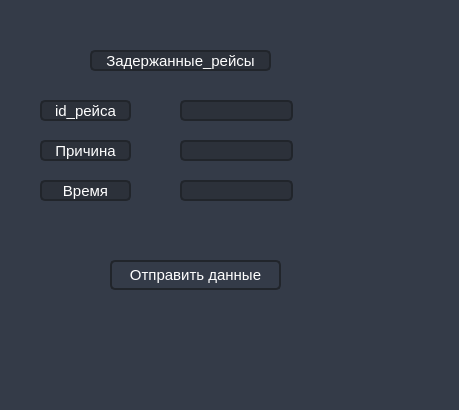
<?xml version="1.0" encoding="UTF-8"?>
<ui version="4.0">
 <class>Edit_reis_stop</class>
 <widget class="QDialog" name="Edit_reis_stop">
  <property name="geometry">
   <rect>
    <x>0</x>
    <y>0</y>
    <width>459</width>
    <height>410</height>
   </rect>
  </property>
  <property name="minimumSize">
   <size>
    <width>459</width>
    <height>400</height>
   </size>
  </property>
  <property name="maximumSize">
   <size>
    <width>459</width>
    <height>436</height>
   </size>
  </property>
  <property name="windowTitle">
   <string>Edit Info</string>
  </property>
  <property name="styleSheet">
   <string notr="true">background-color: rgb(52, 59, 72);</string>
  </property>
  <widget class="QWidget" name="widget" native="true">
   <property name="geometry">
    <rect>
     <x>30</x>
     <y>30</y>
     <width>401</width>
     <height>381</height>
    </rect>
   </property>
   <property name="styleSheet">
    <string notr="true">QLineEdit {
	background-color: rgb(44, 49, 58);
	border-radius: 5px;
	border: 2px solid rgb(33, 37, 43);
	padding-left: 10px;
	selection-color: rgb(255, 255, 255);
	selection-background-color: rgb(255, 121, 198);
	color: white;
}
QLineEdit:hover {
	border: 2px solid rgb(64, 71, 88);
}
QLineEdit:focus {
	border: 2px solid rgb(91, 101, 124);
}
QLabel{
	background-color: rgb(44, 49, 58);
	color: white; 
	font-size: 15px; 
	border-radius: 5px;
	border: 2px solid rgb(33, 37, 43);
	text-align: center;
}
QPushButton{
	background-color:  rgb(52, 59, 72);
	color: white; 
	font-size: 15px; 
	border-radius: 5px;
	border: 2px solid rgb(33, 37, 43);
	text-align: center;
}
QPushButton:hover{
	background-color: rgb(40, 44, 52);
	border-color: rgb(40, 44, 52);
}
QPushButton:pressed {	
	background-color: rgb(189, 147, 249);
	border-color: rgb(189, 147, 249);
	color: rgb(255, 255, 255);
}</string>
   </property>
   <widget class="QLabel" name="Title_Label_Reis_Stop">
    <property name="geometry">
     <rect>
      <x>60</x>
      <y>20</y>
      <width>181</width>
      <height>21</height>
     </rect>
    </property>
    <property name="text">
     <string>Задержанные_рейсы</string>
    </property>
    <property name="alignment">
     <set>Qt::AlignCenter</set>
    </property>
   </widget>
   <widget class="QLabel" name="why_label">
    <property name="geometry">
     <rect>
      <x>10</x>
      <y>110</y>
      <width>91</width>
      <height>21</height>
     </rect>
    </property>
    <property name="text">
     <string>Причина</string>
    </property>
    <property name="alignment">
     <set>Qt::AlignCenter</set>
    </property>
   </widget>
   <widget class="QLabel" name="time_label">
    <property name="geometry">
     <rect>
      <x>10</x>
      <y>150</y>
      <width>91</width>
      <height>21</height>
     </rect>
    </property>
    <property name="text">
     <string>Время</string>
    </property>
    <property name="alignment">
     <set>Qt::AlignCenter</set>
    </property>
   </widget>
   <widget class="QLineEdit" name="lineEdit_time_2">
    <property name="geometry">
     <rect>
      <x>150</x>
      <y>150</y>
      <width>113</width>
      <height>21</height>
     </rect>
    </property>
   </widget>
   <widget class="QLineEdit" name="lineEdit_why_1">
    <property name="geometry">
     <rect>
      <x>150</x>
      <y>110</y>
      <width>113</width>
      <height>21</height>
     </rect>
    </property>
   </widget>
   <widget class="QPushButton" name="send_edit_tiket">
    <property name="geometry">
     <rect>
      <x>80</x>
      <y>230</y>
      <width>171</width>
      <height>30</height>
     </rect>
    </property>
    <property name="minimumSize">
     <size>
      <width>0</width>
      <height>30</height>
     </size>
    </property>
    <property name="styleSheet">
     <string notr="true">background-image: url();</string>
    </property>
    <property name="text">
     <string>Отправить данные</string>
    </property>
   </widget>
   <widget class="QLabel" name="id_reis_label">
    <property name="geometry">
     <rect>
      <x>10</x>
      <y>70</y>
      <width>91</width>
      <height>21</height>
     </rect>
    </property>
    <property name="text">
     <string>id_рейса</string>
    </property>
    <property name="alignment">
     <set>Qt::AlignCenter</set>
    </property>
   </widget>
   <widget class="QLineEdit" name="lineEdit_id_reis_0">
    <property name="geometry">
     <rect>
      <x>150</x>
      <y>70</y>
      <width>113</width>
      <height>21</height>
     </rect>
    </property>
   </widget>
  </widget>
 </widget>
 <resources/>
 <connections/>
</ui>
